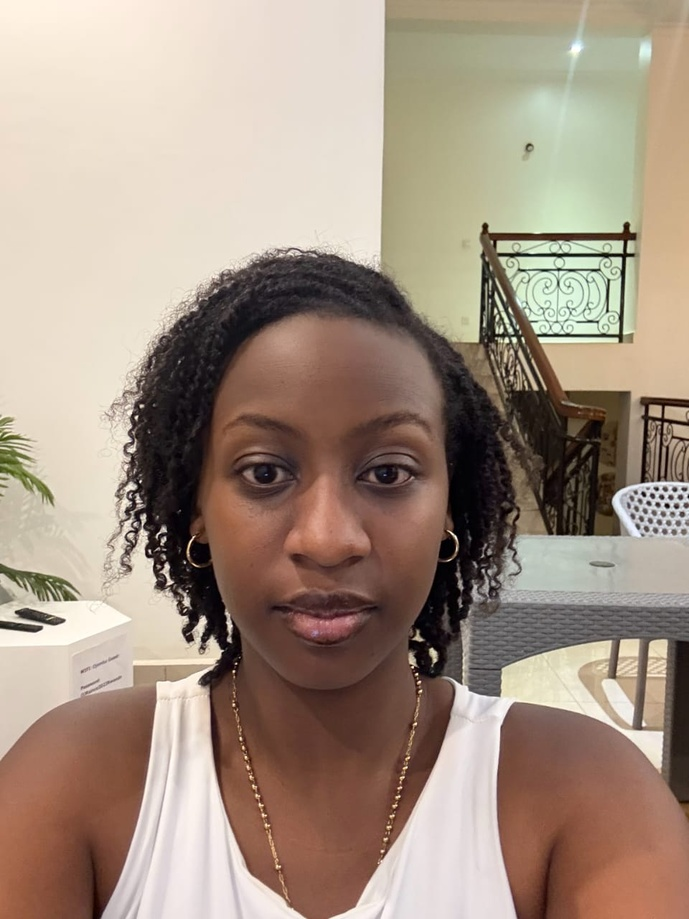
#> input picture image_verification/data/raw-images/birassa/neutral.jpeg, 689 x 919 px, shrunk from 960 x 1280 before the run; its folder holds only this picture in this run
$ jupyter execute --allow-errors 'Multimodal_Data_Preprocessing_Assignment (1).ipynb'
#> lines starting #> are read from the running program, lines starting #| are printed output that depends on the picture
# Image-Based Authentication Pipeline

This section of the project focuses on implementing the facial recognition component of the multimodal authentication system. The goal is to train a machine learning model capable of identifying users based on facial images.

The pipeline consits of the following stages:

1. Loading and organizing image data for each user
2. Applying image augmentations to increase dataset diversity
3. Extracting numerical features from images using color histograms
4. Storing the extracted features in a structured dataset
5. Training a machine learning model to recognize users
6. Evaluating the model using classification metrics

This process converst raw image data into numerical representations that a machine learning model can use for user identification.

### Import Required Libraries

This section imports the necessary Python libraries used throughout the image preprocessing and model training pipeline.

- cv2 is used for image loading, augmentation, and feature extraction.
- NumPy is used for numerical operations.
- Pandas is used to organize extracted features into a structured dataset.
- Matplotlib is used to visualize images and augmentations.
- Scikit-learn is used o train and evaluate the machine learning model.

[cell 1]
import pandas as pd
import matplotlib.pyplot as plt
import numpy as np
import cv2
import os
import sklearn
import joblib

### Image Loading and Data Augmentation

In this step, facial images for each user are loaded from the dataset directory. Each user folder contains images representing different facial expressions such as neutral, smiling, and surprised.

To improve the robustness of the model and simulate real-world conditions, several image augmentations are applied:

- **Horizontal flipping** to simulate mirrored facial positions
- **Rotation** to represent slight changes in head orientation
- **Grayscale conversion** to reduce reliance on color and emphasize structural features

These augmentations increase the effective size of the dataset and help the model generalize better when recognizing faces.

The augmented images are also visualized to confirm that the transformations were applied correctly.

[cell 2]
base_path = "data/raw-images"

valid_extensions = ('.jpg', '.jpeg', '.png', '.DNG')

for person in os.listdir(base_path):
    person_folder = os.path.join(base_path, person)

    for image_name in os.listdir(person_folder):
        image_path = os.path.join(person_folder, image_name)

        img = cv2.imread(image_path)
#> img is the input picture: shape (919, 689, 3); mean B, G, R 130.8, 146, 164.2
        img = cv2.cvtColor(img, cv2.COLOR_BGR2RGB)

        flipped = cv2.flip(img, 1)
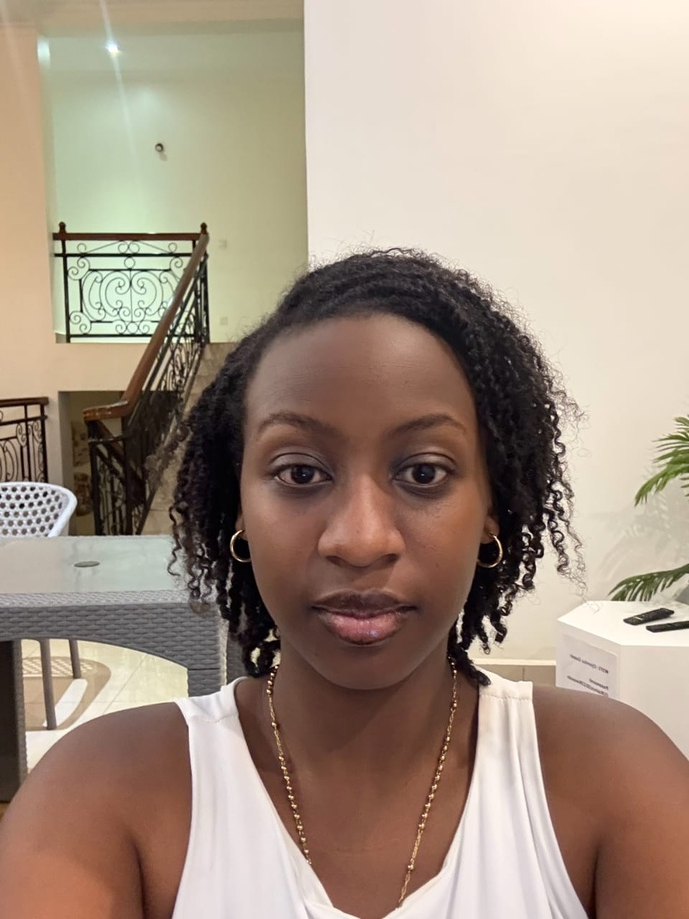
#> flipped: shape (919, 689, 3); mean R, G, B 164.2, 146, 130.8
        rotated = cv2.rotate(img, cv2.ROTATE_90_CLOCKWISE)
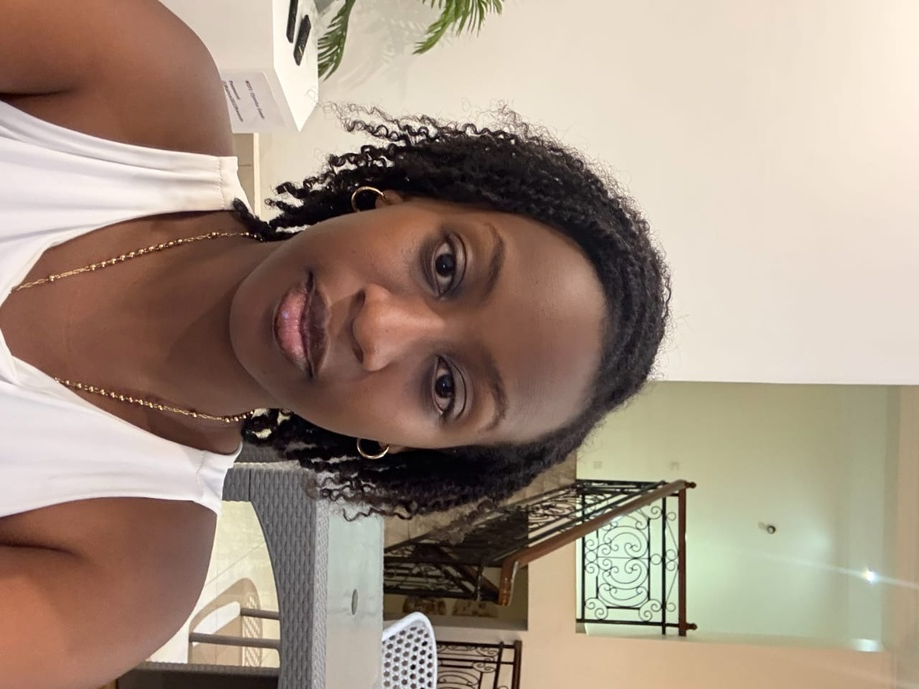
#> rotated: shape (689, 919, 3); mean R, G, B 164.2, 146, 130.8
        gray = cv2.cvtColor(img, cv2.COLOR_BGR2GRAY)
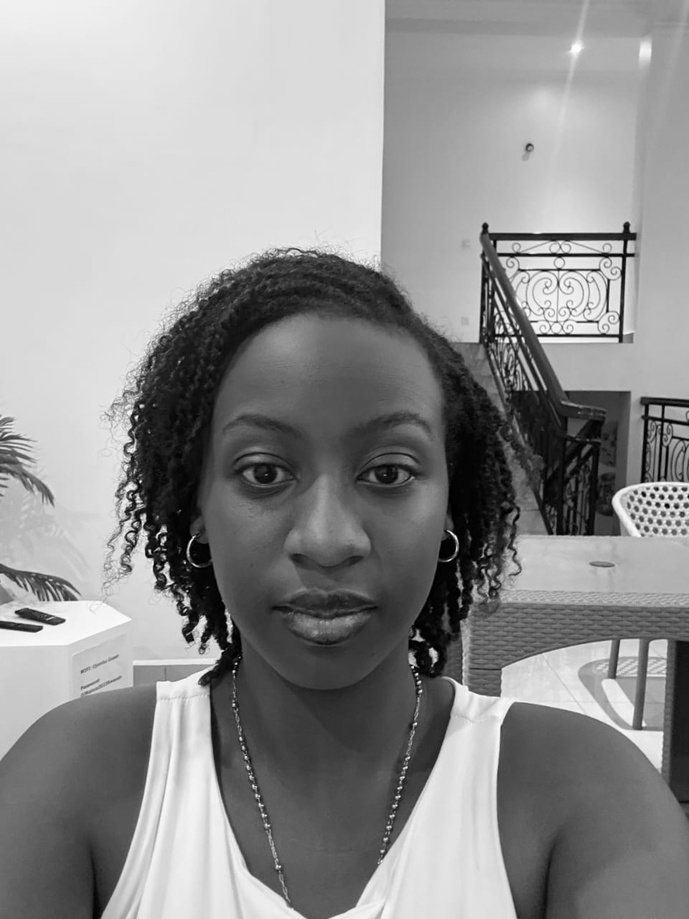
#> gray: shape (919, 689); min 0, max 255, mean 143.5

        plt.figure(figsize=(12,3))
        plt.subplot(1,4,1)
        plt.imshow(img)
        plt.title("Original")
        plt.axis("off")

        plt.subplot(1,4,2)
        plt.imshow(flipped)
        plt.title("Flipped")
        plt.axis("off")

        plt.subplot(1,4,3)
        plt.imshow(rotated)
        plt.title("Rotated")
        plt.axis("off")

        plt.subplot(1,4,4)
        plt.imshow(gray, cmap="gray")
        plt.title("Grayscale")
        plt.axis("off")

        plt.show()
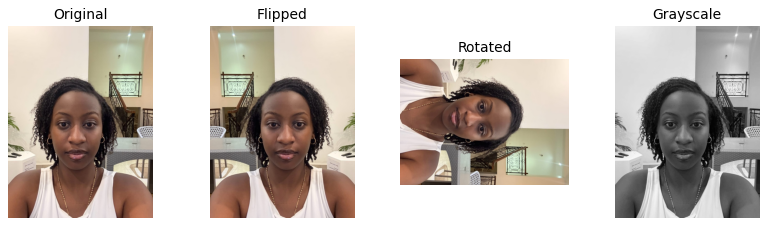
#> figure drawn by matplotlib, 4 panels
#> pass 2 of the loop `for person in os.listdir(base_path):`:
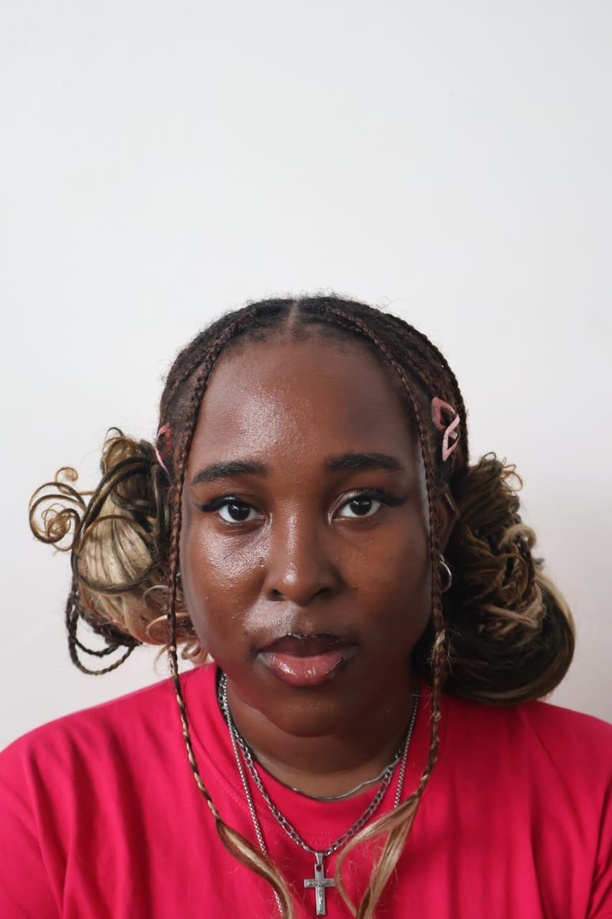
#> input picture image_verification/data/raw-images/emmanuella/neutral.jpeg, 612 x 919 px, shrunk from 853 x 1280 before the run
#> img is the input picture: shape (919, 612, 3); mean B, G, R 143.3, 138.3, 178.7
#> flipped: shape (919, 612, 3)
#> `rotated = cv2.rotate(img, cv2.ROTATE_90_CLOCKWISE)`:
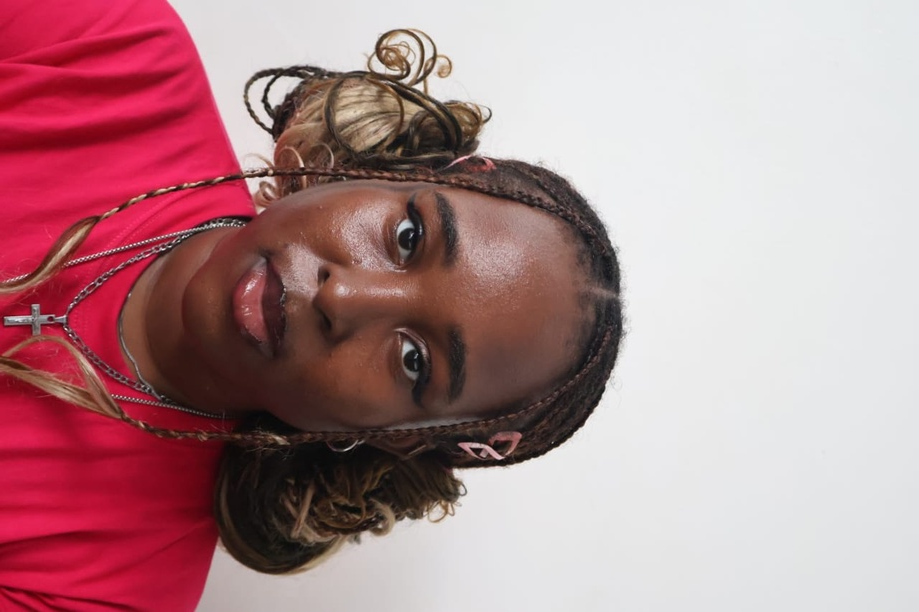
#> rotated: shape (612, 919, 3); mean R, G, B 178.7, 138.3, 143.3
#> gray: shape (919, 612)
#> `plt.show()`:
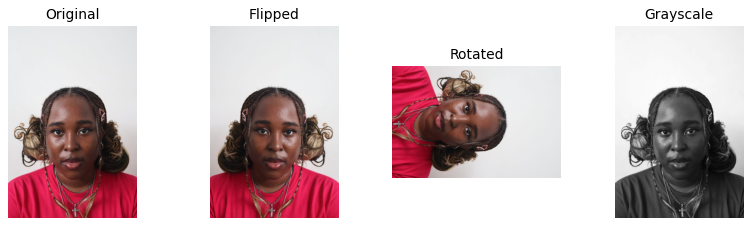
#> figure drawn by matplotlib, 4 panels

### Feature Extraction
Machine learning models cannot directly process raw images, so each image must be converted into a numerical representation.

In this project, a **color histogram** is used to represent each image. A color histogram captures the distribution of pixel intensities across the red, green, and blue channels.

The histogram is computed using:

- **8 bins per color channel (RGB)**
- Producing a **3D histogram of size 8 × 8 × 8**

This results in a **512-dimensional feature vector** for every image.

The histogram is then flattened into a one-dimensional vector so it can be used as input for machine learning algorithms.

[cell 3]
def extract_features(img):
  hist = cv2.calcHist([img],[0,1,2],None,[8,8,8],[0,256,0,256,0,256])
  hist = hist.flatten()  #converts 3D histogram to 1D vector
  return hist

### Creating the Image Feature Dataset

After defining the feature extraction method, the next step is to apply it to all images in the dataset.

For each user image:
1. The image is loaded
2. Augmentations are applied (flip, rotate, grayscale)
3. Features are extracted from the original and augmented images
4. The extracted features are stored along with the user label

The resulting dataset contains:

- A **user label** identifying the person in the image
- The **augmentation type**
- **512 numerical feature values** representing the image

All extracted features are stored in a CSV file (`image_features.csv`) which serves as the input dataset for the facial recognition model.

[cell 4]
#Store features as a list
features = []
#> features = []

base_path = "data/raw-images"

#to loop through each person and their images
for person in os.listdir(base_path):
  person_folder = os.path.join(base_path, person)

  for image_name in os.listdir(person_folder):
    image_path = os.path.join(person_folder, image_name)

    img = cv2.imread(image_path)
    img = cv2.cvtColor(img, cv2.COLOR_BGR2RGB)

    #same augmentation in previous cell
    flipped = cv2.flip(img, 1)
    rotated = cv2.rotate(img, cv2.ROTATE_90_CLOCKWISE)
    gray = cv2.cvtColor(img, cv2.COLOR_BGR2GRAY)

    #convert grayscale back to RGB so histogram can work
    gray_rgb = cv2.cvtColor(gray, cv2.COLOR_GRAY2RGB)


    #extract the features of the images
    original_features = extract_features(img)
#> in extract_features, `hist = hist.flatten()`: hist = 512 values, max 84091 at index 502, min 0 at index 2, mean 1236.7
#> original_features has the same summary as hist in extract_features
    flipped_features = extract_features(flipped)
#> flipped_features has the same summary as hist in extract_features
    rotated_features = extract_features(rotated)
#> rotated_features has the same summary as hist in extract_features
    gray_features = extract_features(gray_rgb)
#> gray_features = 512 values, max 169367 at index 438, min 0 at index 1, mean 1236.7


    #store features with labels
    features.append([person, "original"] + original_features.tolist())
    features.append([person, "flipped"] + flipped_features.tolist())
    features.append([person, "rotated"] + rotated_features.tolist())
    features.append([person, "gray"] + gray_features.tolist())
#> pass 2 of the loop `for person in os.listdir(base_path):`:
#> gray_rgb: shape (919, 612, 3)
#> original_features = 512 values, max 241858 at index 511, min 0 at index 2, mean 1098.5
#> flipped_features has the same summary as original_features
#> rotated_features has the same summary as original_features
#> gray_features = 512 values, max 245009 at index 511, min 0 at index 1, mean 1098.5

#converts the list to a dataframe
columns = ["person", "augmentation"] + [f"feature_{i}" for i in range (len(original_features))]
df_features = pd.DataFrame(features, columns=columns)

#save the CSV
df_features.to_csv("image_features.csv", index=False)

print("image_features.csv saved successfully")

[cell 5]
pd.read_csv("image_features.csv")
#> (reads image_verification/image_features.csv from the repository)

# Train Facial Recognition Model

[cell 6]
from sklearn.model_selection import train_test_split
from sklearn.ensemble import RandomForestClassifier
from sklearn.linear_model import LogisticRegression
from sklearn.metrics import accuracy_score, f1_score, log_loss
from xgboost import XGBClassifier
from sklearn.preprocessing import LabelEncoder

### Facial Recognition Model Training

Using the extracted image features, a machine learning model is trained to identify users based on their facial images.

A **Random Forest classifier** is used for this task because it performs well on structured datasets and can handle multi-class classification problems effectively.

The dataset is split into:

- **Training set (80%)** used to train the model
- **Testing set (20%)** used to evaluate performance

The model learns patterns in the feature vectors that correspond to different users.

### Model Evaluation

After training the model, its performance is evaluated on the test dataset.

Three evaluation metrics are used:

- **Accuracy**: the proportion of correctly predicted user identities.
- **F1-score**: a balanced metric that considers both precision and recall across all classes.
- **Log loss**: A probabilistic metric that measures the model's confidence in its predictions.

These metrics help determine how well the model can correctly identify users based on their facial images.

[cell 7]
df = pd.read_csv("image_features.csv")
X = df.drop(columns=['person', 'augmentation'])
y = df['person']

[cell 8]
# Encode labels
le = LabelEncoder()
y_encoded = le.fit_transform(y)

# Split encoded labels
X_train, X_test, y_train_enc, y_test_enc = train_test_split(
    X, y_encoded, test_size=0.2, random_state=42, stratify=y_encoded
)

#> (a cell that did not finish here is left out)

[cell 10]
results = []
trained_models = {}

print("Training and evaluating models...\n")

#> (the rest of this cell did not finish here and is left out)

#> (a cell that did not finish here is left out)

[cell 12]
# Example test: predict a new image

test_image_path = "data/raw-images/emmanuella/smiling.jpeg"
img_test = cv2.imread(test_image_path)
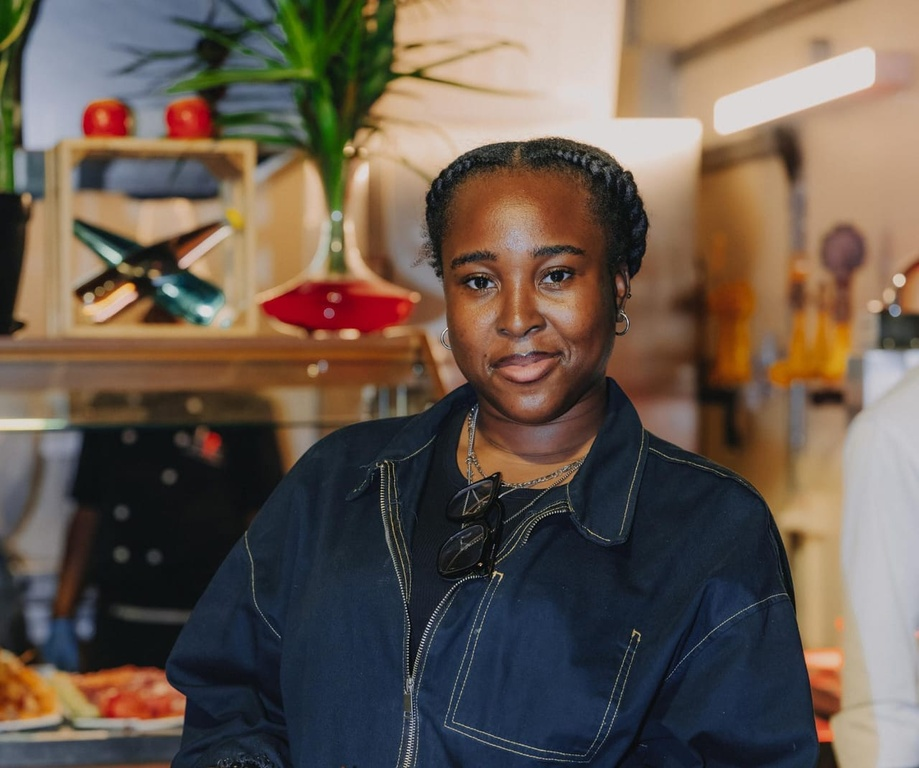
#> input picture image_verification/data/raw-images/emmanuella/smiling.jpeg, 919 x 768 px, shrunk from 1280 x 1070 before the run
#> img_test is the input picture: shape (768, 919, 3); mean B, G, R 79.3, 90.1, 104.1
img_test = cv2.cvtColor(img_test, cv2.COLOR_BGR2RGB)

# Extract features and predict
features_test = extract_features(img_test).reshape(1, -1)
#> (the rest of this cell did not finish here and is left out)
